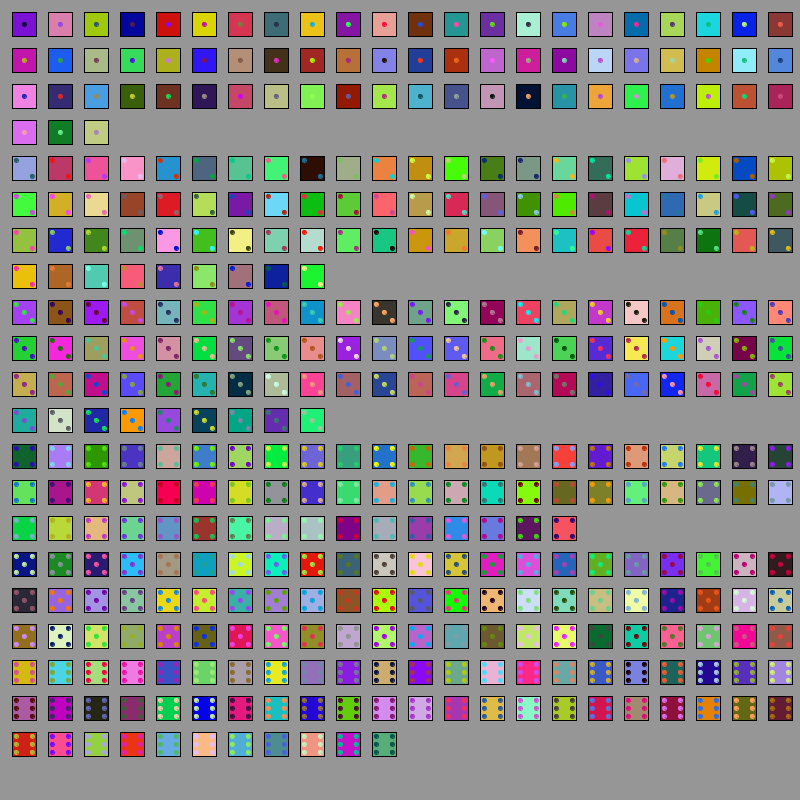
Frame 1 (no input)
Frame 60 (the mouse pressed at the canvas centre just before this capture): identical to frame 1, image omitted
Frame 120 (the mouse held since frame 60 and released just before this capture): identical to frame 1, image omitted

The Processing sketch that drew this single still picture (run headless with seeded random() and noise(); from frame 60 on, the mouse is pressed at the canvas centre):

// Processing sketch: diceGame
// ── diceGame.pde
DiceCup player;
int dieSize = 100;
int numOfDice = 400;

void setup() {
  size(800, 800);
  dieSize = width/dieSize*3;
  player = new DiceCup();
  for (int i = 0; i < numOfDice; i++) {
    player.addDice(new Die(color(random(255),random(255),random(255)), color(random(255),random(255),random(255))));
  }
  // player.shake();
}

void draw() {
  background(150);
  //player.draw(dieSize,dieSize,dieSize);
  //player.drawNumByLine(dieSize,dieSize,dieSize);
  player.drawNumByLineSorted(dieSize, dieSize, dieSize);
}

void keyPressed() {
  if (key == ' ') {
    player.shake();
  }
}

// ── DiceCup.pde

class DiceCup {
  ArrayList<Die> dice;

  DiceCup() {
    dice = new ArrayList<Die>();
  }

  void addDice(Die die) {
    dice.add(die);
  }

  void shake() {
    dice.forEach((die) -> die.roll());
  }

  void draw(int x, int y, int size) {
    int padding = size + size/2;
    int row = 0;
    int column = 0;
    for (Die die : dice) {
      if(x + padding*column >= width){column = 0; row++;}
      die.draw(x + padding*column, y+padding*row, size);
      column++;
    }
  }

  void drawNumByLine(int x, int y, int size) {
    int padding = size + size/2;

    // Laver 2D Die array kaldet table
    Die[][] table = new Die[dice.size()][dice.size()];

    /*
      Gennem går hver die i dice og lægger den i den første ledige plads
     i den række i table der passer til nummet på terningen.
     */
    for (Die die : dice) {
      int pos = die.getValue()-1;
      for (int i = 0; i < table[pos].length; i++) {
        if (table[pos][i] == null) {
          table[pos][i] = die;
          break;
        }
      }
    }


    // Gennem går hver række i table
    int emptyRows = 0;
    for (int i = 0; i < table.length; i++) {
      // Skipper rækken hvis den er tom og decrementer emptyRows
      if (table[i][0] == null) {
        emptyRows--;
        continue;
      }
      int column = 0;
      // Tegner hver terningen i rækker og breaker når den sidst er tegnet
      for (int j = 0; j < table[i].length; j++) {
        if (table[i][j] == null) {break;}
        if(x+padding*column >= width ){emptyRows++; column=0;}
        table[i][j].draw(x+padding*column, y+padding*(i + emptyRows), size);
        column++;
      }
    }
  }
  
  void drawNumByLineSorted(int x, int y, int size) {
    int padding = size + size/2;
    sort();
    int currentNum = 0;
    int nextLine = -1;
    int column = 0;
    for (Die die : dice) {
      if(die.getValue() != currentNum || x+padding*column >= width ){nextLine++; column = 0;}
      if (die.getValue() != currentNum) {currentNum = die.getValue();} 
      die.draw(x+padding*column, y+padding*nextLine, size);
      column++;
    }
  }

  void sort() {
    dice.sort((a,b) -> Integer.compare(a.getValue(),b.getValue()));
  }

  String toString() {
    String result = "[ ";
    for (Die die : dice) {
      result += die.getValue() + " ";
    }
    return result + "]";
  }
}

// ── Die.pde
class Die {
  color dieColor;
  color eyesColor;
  int value;

  Die(color dieColor, color eyesColor) {
    this.dieColor = dieColor;
    this.eyesColor = eyesColor;
    roll();
  }

  void roll() {
    value = (int) random(1, 7);
  }

  int getValue() {
    return value;
  }

  void draw(int x, int y, int size) {
    rectMode(CENTER);
    stroke(0);
    fill(dieColor);
    rect(x, y, size, size);
    fill(eyesColor);
    stroke(eyesColor);
    drawEyes(x, y, size);
  }
  
  void drawEyes(int x, int y, int size){
    float offset = size/3;
    size = size/5;
    if(value % 2 != 0){
      circle(x, y, size);
    }
    if(value != 1){
      circle(x-offset, y-offset, size);
      circle(x+offset, y+offset, size);
    }
    if(value > 3){
      circle(x-offset, y+offset, size);
      circle(x+offset, y-offset, size);
    }
    if(value == 6){
      circle(x-offset, y, size);
      circle(x+offset, y, size);
    }
  }
}
